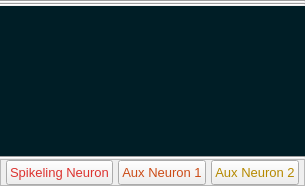
                      <widget class="QWidget" name="page_103_1_1">
                       <layout class="QVBoxLayout" name="verticalLayout_48">
                        <property name="spacing">
                         <number>0</number>
                        </property>
                        <property name="leftMargin">
                         <number>0</number>
                        </property>
                        <property name="topMargin">
                         <number>0</number>
                        </property>
                        <property name="rightMargin">
                         <number>0</number>
                        </property>
                        <property name="bottomMargin">
                         <number>0</number>
                        </property>
                        <item>
                         <widget class="PlotWidget" name="DataAnalysis_Oscilloscope_widget1_1_0" native="true">
                          <property name="sizePolicy">
                           <sizepolicy hsizetype="Preferred" vsizetype="Expanding">
                            <horstretch>0</horstretch>
                            <verstretch>0</verstretch>
                           </sizepolicy>
                          </property>
                          <property name="styleSheet">
                           <string notr="true">background-color: rgb(0, 30, 38);</string>
                          </property>
                         </widget>
                        </item>
                        <item>
                         <widget class="Line" name="line_10">
                          <property name="orientation">
                           <enum>Qt::Horizontal</enum>
                          </property>
                         </widget>
                        </item>
                        <item>
                         <widget class="PlotWidget" name="DataAnalysis_Oscilloscope_widget1_1_1" native="true">
                          <property name="sizePolicy">
                           <sizepolicy hsizetype="Preferred" vsizetype="Expanding">
                            <horstretch>0</horstretch>
                            <verstretch>0</verstretch>
                           </sizepolicy>
                          </property>
                          <property name="styleSheet">
                           <string notr="true">background-color: rgb(0, 30, 38);</string>
                          </property>
                         </widget>
                        </item>
                        <item>
                         <widget class="Line" name="line_9">
                          <property name="orientation">
                           <enum>Qt::Horizontal</enum>
                          </property>
                         </widget>
                        </item>
                        <item>
                         <widget class="PlotWidget" name="DataAnalysis_Oscilloscope_widget1_1_2" native="true">
                          <property name="sizePolicy">
                           <sizepolicy hsizetype="Preferred" vsizetype="Fixed">
                            <horstretch>0</horstretch>
                            <verstretch>0</verstretch>
                           </sizepolicy>
                          </property>
                          <property name="minimumSize">
                           <size>
                            <width>0</width>
                            <height>150</height>
                           </size>
                          </property>
                          <property name="maximumSize">
                           <size>
                            <width>16777215</width>
                            <height>150</height>
                           </size>
                          </property>
                          <property name="styleSheet">
                           <string notr="true">background-color: rgb(0, 30, 38);</string>
                          </property>
                         </widget>
                        </item>
                        <item>
                         <widget class="Line" name="line_33">
                          <property name="orientation">
                           <enum>Qt::Horizontal</enum>
                          </property>
                         </widget>
                        </item>
                        <item>
                         <widget class="QFrame" name="DataAnalysis_Neurons_pushButton11_frame">
                          <property name="sizePolicy">
                           <sizepolicy hsizetype="Preferred" vsizetype="Preferred">
                            <horstretch>0</horstretch>
                            <verstretch>0</verstretch>
                           </sizepolicy>
                          </property>
                          <property name="minimumSize">
                           <size>
                            <width>0</width>
                            <height>25</height>
                           </size>
                          </property>
                          <property name="frameShape">
                           <enum>QFrame::StyledPanel</enum>
                          </property>
                          <property name="frameShadow">
                           <enum>QFrame::Raised</enum>
                          </property>
                          <layout class="QHBoxLayout" name="horizontalLayout_101">
                           <property name="spacing">
                            <number>5</number>
                           </property>
                           <property name="leftMargin">
                            <number>5</number>
                           </property>
                           <property name="topMargin">
                            <number>0</number>
                           </property>
                           <property name="rightMargin">
                            <number>5</number>
                           </property>
                           <property name="bottomMargin">
                            <number>0</number>
                           </property>
                           <item>
                            <widget class="QPushButton" name="DataAnalysis_Neuron0Vm_pushButton11">
                             <property name="minimumSize">
                              <size>
                               <width>25</width>
                               <height>0</height>
                              </size>
                             </property>
                             <property name="maximumSize">
                              <size>
                               <width>16777215</width>
                               <height>25</height>
                              </size>
                             </property>
                             <property name="font">
                              <font>
                               <pointsize>10</pointsize>
                              </font>
                             </property>
                             <property name="styleSheet">
                              <string notr="true">color: rgb(220, 50, 47);</string>
                             </property>
                             <property name="text">
                              <string>Spikeling Neuron</string>
                             </property>
                            </widget>
                           </item>
                           <item>
                            <widget class="QPushButton" name="DataAnalysis_Neuron1Vm_pushButton11">
                             <property name="minimumSize">
                              <size>
                               <width>0</width>
                               <height>25</height>
                              </size>
                             </property>
                             <property name="maximumSize">
                              <size>
                               <width>16777215</width>
                               <height>25</height>
                              </size>
                             </property>
                             <property name="font">
                              <font>
                               <pointsize>10</pointsize>
                              </font>
                             </property>
                             <property name="styleSheet">
                              <string notr="true">color: rgb(203, 75, 22);</string>
                             </property>
                             <property name="text">
                              <string>Aux Neuron 1</string>
                             </property>
                            </widget>
                           </item>
                           <item>
                            <widget class="QPushButton" name="DataAnalysis_Neuron2Vm_pushButton11">
                             <property name="sizePolicy">
                              <sizepolicy hsizetype="Minimum" vsizetype="Fixed">
                               <horstretch>0</horstretch>
                               <verstretch>25</verstretch>
                              </sizepolicy>
                             </property>
                             <property name="minimumSize">
                              <size>
                               <width>0</width>
                               <height>25</height>
                              </size>
                             </property>
                             <property name="maximumSize">
                              <size>
                               <width>16777215</width>
                               <height>25</height>
                              </size>
                             </property>
                             <property name="font">
                              <font>
                               <pointsize>10</pointsize>
                              </font>
                             </property>
                             <property name="styleSheet">
                              <string notr="true">color: rgb(181, 137, 0);</string>
                             </property>
                             <property name="text">
                              <string>Aux Neuron 2</string>
                             </property>
                            </widget>
                           </item>
                          </layout>
                         </widget>
                        </item>
                       </layout>
                      </widget>
